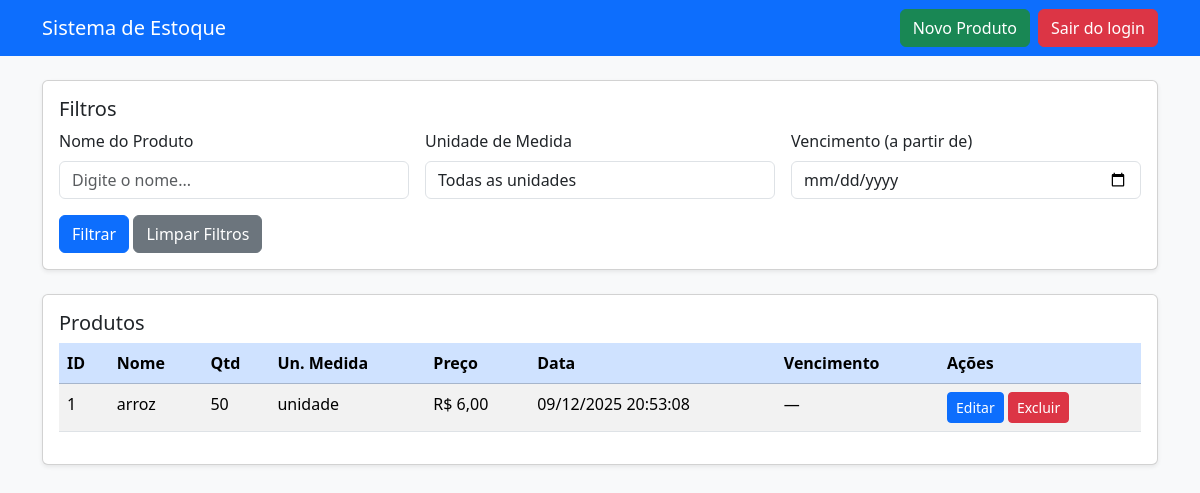
Before: / (signed in) with the older database file.
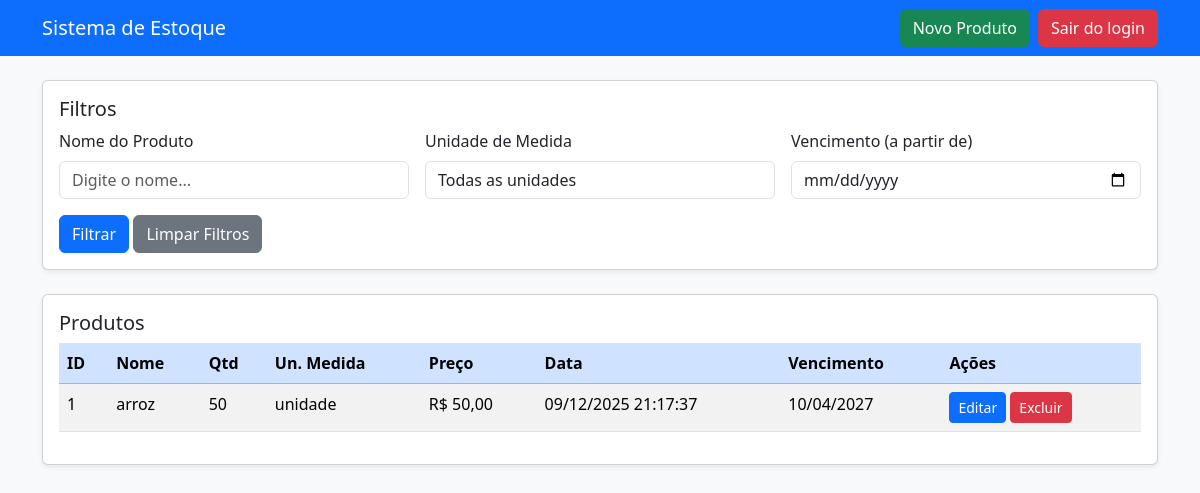
After: the same page with the newer database file.
### produtos/models.py (models this page shows, shortened)
class Produto(models.Model):
    nome = models.CharField(max_length=100)
    descricao = models.CharField(max_length=255, blank=True)
    preco = models.DecimalField(max_digits=10, decimal_places=2)
    quantidade = models.IntegerField()
    un_medida = models.CharField(max_length=20, default='unidade')
    data_registro = models.DateTimeField(auto_now_add=True)
    data_atualizacao = models.DateTimeField(auto_now=True)
    vencimento = models.DateField(null=True, blank=True)

### produtos/views.py (the view)
# urls.py: path('', views.listar_produtos, name='listar_produtos'),
@login_required(login_url='login')
def listar_produtos(request):
    produtos = Produto.objects.all().order_by('id')
    nome_filtro = request.GET.get('nome', '').strip()
    if nome_filtro:
        produtos = produtos.filter(nome__icontains=nome_filtro)
    un_medida_filtro = request.GET.get('un_medida', '').strip()
    if un_medida_filtro:
        produtos = produtos.filter(un_medida__icontains=un_medida_filtro)
    vencimento_filtro = request.GET.get('vencimento', '').strip()
    if vencimento_filtro:
        produtos = produtos.filter(vencimento__gte=vencimento_filtro)
    unidades = Produto.objects.values_list('un_medida', flat=True).distinct().order_by('un_medida')
    return render(request, 'produtos/listar.html', {
        'produtos': produtos,
        'nome_filtro': nome_filtro,
        'un_medida_filtro': un_medida_filtro,
        'vencimento_filtro': vencimento_filtro,
        'unidades': unidades,
    })

### templates/produtos/listar.html (shortened to what this page needs)
<!doctype html>
<html lang="pt-br">
  <head>
    <link href="https://cdn.jsdelivr.net/npm/bootstrap@5.3.2/dist/css/bootstrap.min.css" rel="stylesheet">
  </head>
  <body class="bg-light">
    <nav class="navbar navbar-expand-lg navbar-dark bg-primary mb-4">
      <div class="container">
        <a class="navbar-brand" href="/">Sistema de Estoque</a>
        <div class="d-flex gap-2">
          <a class="btn btn-success" href="/criar/">Novo Produto</a>
          <a class="btn btn-danger" href="/logout/">Sair do login</a>
        </div>
      </div>
    </nav>
    <div class="container">
      <div class="card shadow-sm mb-4">
        <div class="card-body">
          <h5 class="card-title">Filtros</h5>
          <form method="get" class="row g-3">
            <div class="col-md-4">
              <label class="form-label">Nome do Produto</label>
              <input type="text" class="form-control" name="nome" value="{{ nome_filtro|default:'' }}" placeholder="Digite o nome...">
            </div>
            <div class="col-md-4">
              <label class="form-label">Unidade de Medida</label>
              <select class="form-control" name="un_medida">
                <option value="">Todas as unidades</option>
              </select>
            </div>
            <div class="col-md-4">
              <label class="form-label">Vencimento (a partir de)</label>
              <input type="date" class="form-control" name="vencimento" value="{{ vencimento_filtro|default:'' }}">
            </div>
            <div class="col-12">
              <button type="submit" class="btn btn-primary">Filtrar</button>
              <a href="{% url 'produtos:listar_produtos' %}" class="btn btn-secondary">Limpar Filtros</a>
            </div>
          </form>
        </div>
      </div>
      <div class="card shadow-sm">
        <div class="card-body">
          <h5 class="card-title">Produtos</h5>
          <div class="table-responsive">
            <table class="table table-striped">
              <thead class="table-primary">
                <tr>
                  <th>ID</th>
                  <th>Nome</th>
                  <th>Qtd</th>
                  <th>Un. Medida</th>
                  <th>Preço</th>
                  <th>Data</th>
                  <th>Vencimento</th>
                  <th>Ações</th>
                </tr>
              </thead>
              <tbody>
                {% for p in produtos %}
                <tr>
                  <td>{{ p.id }}</td>
                  <td>{{ p.nome }}</td>
                  <td>{{ p.quantidade }}</td>
                  <td>{{ p.un_medida }}</td>
                  <td>R$ {{ p.preco }}</td>
                  <td>{{ p.data_atualizacao|date:"d/m/Y H:i:s" }}</td>
                  <td>{% if p.vencimento %}{{ p.vencimento|date:"d/m/Y" }}{% else %}—{% endif %}</td>
                  <td>
                    <a class="btn btn-sm btn-primary" href="/editar/{{ p.id }}/">Editar</a>
                    <a class="btn btn-sm btn-danger" href="/excluir/{{ p.id }}/">Excluir</a>
                  </td>
                </tr>
                {% endfor %}
              </tbody>
            </table>
          </div>
        </div>
      </div>
    </div>
  </body>
</html>

Changed rows visible on the page:
changed Produto "arroz": preco "6,00" → "50,00"; data_atualizacao "09/12/2025 20:53:08" → "09/12/2025 21:17:37"; vencimento (not shown) → "10/04/2027"; no longer shows "—"
